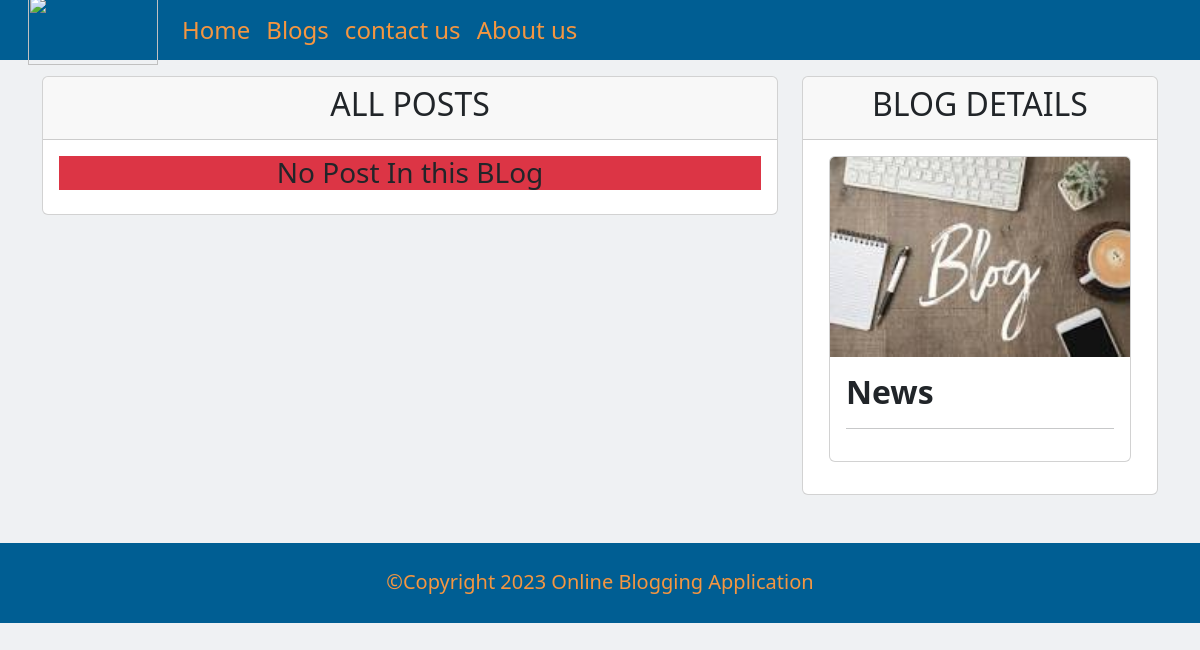
Screenshot of /view_blog.php?id=20&action=view_blog with the database file from the repository.
### tables this page shows
CREATE TABLE `blog` (
  `blog_id` int(11) NOT NULL AUTO_INCREMENT,
  `user_id` int(11) DEFAULT NULL,
  `blog_title` varchar(100) DEFAULT NULL,
  `post_per_page` int(11) DEFAULT NULL,
  `blog_background_image` text DEFAULT NULL,
  `blog_status` enum('Active','InActive') DEFAULT NULL,
  `created_at` timestamp NOT NULL DEFAULT current_timestamp(),
  `updated_at` timestamp NULL DEFAULT NULL,
  PRIMARY KEY (`blog_id`),
  KEY `user_id` (`user_id`),
  CONSTRAINT `blog_ibfk_1` FOREIGN KEY (`user_id`) REFERENCES `user` (`user_id`) ON DELETE CASCADE ON UPDATE CASCADE
);

### view_blog.php (the view, shortened to what this page needs)
<?php
require("connection/connection.php");
?>
<html lang="en">
	<head>
		<link rel="stylesheet" href="bootstrap/css/bootstrap.min.css">
	</head>
	<body style="background-color:#EFF1F3">
		<nav class="navbar navbar-expand-lg  p-3 sticky-top "style="  background-color: #005E93; height: 60px">
			<div class="container-fluid">
				<link rel="stylesheet" href="../bootstrap/css/bootstrap.min.css">
				<a class="navbar-brand" href="#">
					<img src="https://img.freepik.com/premium-vector/writing-blog-logo-content-logo-template_658057-29.jpg?w=740" height="70px" width="130px">
				</a>
				<div class="collapse navbar-collapse" id="navbarSupportedContent">
					<ul class="navbar-nav me-auto mb-2 mb-lg-0">
						<div class="navbar-nav fs-4"aria-pressed="true">
							<a class="nav-link " aria-current="page" href="index.php" style="color: #F59640;">Home</a>
							<a class="nav-link " href="blog.php" style="color: #F59640">Blogs</a>
							<a class="nav-link " href="contact_us.php" style="color: #F59640">contact us</a>
							<a class="nav-link " href="about_us.php" style="color: #F59640">About us</a>
						</div>
					</div>
				</div>
			</nav>
			<div class="container mb-3 mt-3">
				<div class="row">
					<div class="col-sm-8">
						<div class="card">
							<div class="card-header">
								<h2 class="text-center">ALL POSTS</h2>
							</div>
							<div class="card-body">
								<?php
									 $queryPost="SELECT * FROM post where post_status = 'Active'  AND blog_id='".$_REQUEST['id']."'  	limit 5";
									$result=mysqli_query($connection,$queryPost);
									if ($result->num_rows > 0) {
								while ($dataPost = mysqli_fetch_assoc($result) ) {
								?>
								<div class="card mb-3" >
									<img src="<?php echo $dataPost['featured_image']; ?>" class="card-img-top" alt="..." height="400x" width="100px">
									<div class="card-body">
										<h5 class="card-title"><?php echo $dataPost['post_title']; ?></h5>
										<hr>
										<p>
											<?php echo $dataPost['post_summary']; ?>
										</p>
										<hr>
										<a href="post_description.php?postid=<?php echo $dataPost['post_id'] ; ?>" class="btn btn-primary">View More</a>
									</div>
								</div>
								<?php
								}
								}
								else{
									echo "<h3 class='text-center bg-danger'> No Post In this BLog</h3>";
								}
								?>
							</div>
						</div>
					</div>
					<div class="col-sm-4">
						<div class="card">
							<div class="card-header">
								<h2 class="text-center">BLOG DETAILS</h2>
							</div>
							<div class="card-body mx-auto">
								<?php
										$queryBlog="SELECT * FROM blog where blog_status = 'Active'AND blog_id='".$_REQUEST['id']."'";
									$result=mysqli_query($connection,$queryBlog);
									if ($result->num_rows > 0) {
								while ($dataBlog = mysqli_fetch_assoc($result) ) {
								?>
								<div class="card mb-3" >
									<img src="<?php echo $dataBlog['blog_background_image']; ?>" class="card-img-top" alt="..." height="200x" width="100px">
									<div class="card-body">
										<h5 class="card-title fs-2 fw-bold"> <?php echo $dataBlog['blog_title']; ?></h5>
										<hr>
									</div>
								</div>
								<?php
								}
								}
								else{
								}
								?>
							</div>
						</div>
					</div>
				</div>
			</div>
			<div class="container-fluid mt-5 col-12 .col-sm-6 .col-md-8">
				<div class="row text-center  p-4"style="background-color:#005E93;color:#F59640;height:80px">
					<p class="fs-5">
						©Copyright 2023 Online Blogging Application
					</p>
				</div>
			</div>
		</body>
	</html>

### view_blog.php (style rules this page uses)
a { text-decoration: none; }

### rows the page displays
blog: blog_background_image (picture), blog_title "News"
